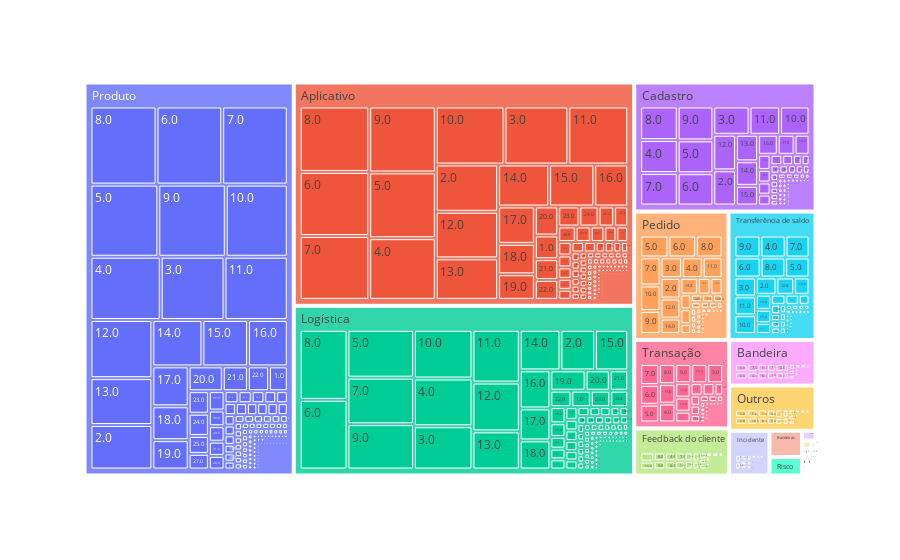

Notebook code for this chart:
### Code cell
# Visualizando os maiores assunto que sao abertos em relacao ao tempo de espera
grafico2 = px.treemap(
    df_total,
    path=['assunto1','waitingtime']
)
grafico2.show()

### Figure 1 — Plotly figure (JSON) as saved in the notebook; plotly's stock layout.template omitted (floating-point values rounded to 4 significant figures; data arrays with more than 128 entries replaced by an {"elided": "..."} marker saying what was removed)
{"data": [{"branchvalues": "total", "domain": {"x": [0, 1], "y": [0, 1]}, "hovertemplate": "labels=%{label}<br>count=%{value}<br>parent=%{parent}<br>id=%{id}<extra></extra>", "ids": {"elided": "1914 str values"}, "labels": {"elided": "1914 str values"}, "name": "", "parents": {"elided": "1914 str values"}, "type": "treemap", "values": {"elided": "1914 int values"}}], "layout": {"legend": {"tracegroupgap": 0}, "margin": {"t": 60}}}
